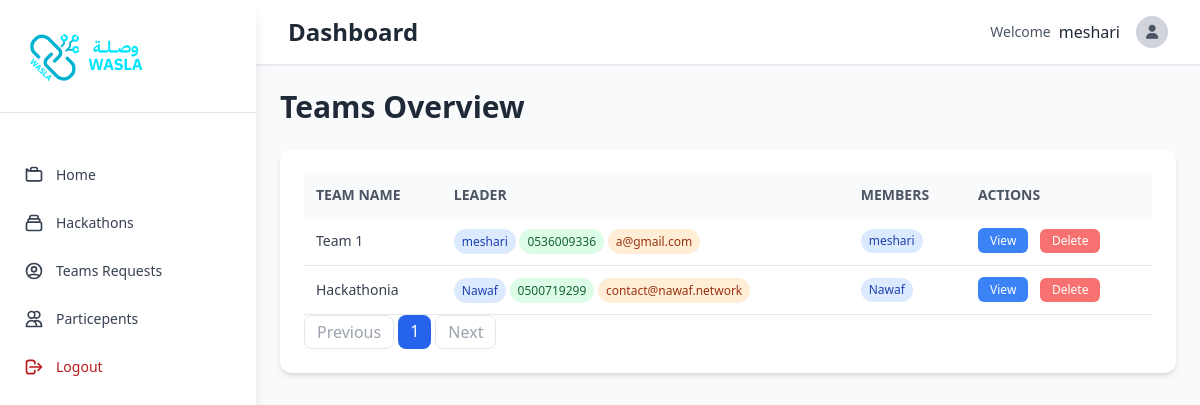
Page /dashboard/teams/1/1 (signed in) on the earlier database version.
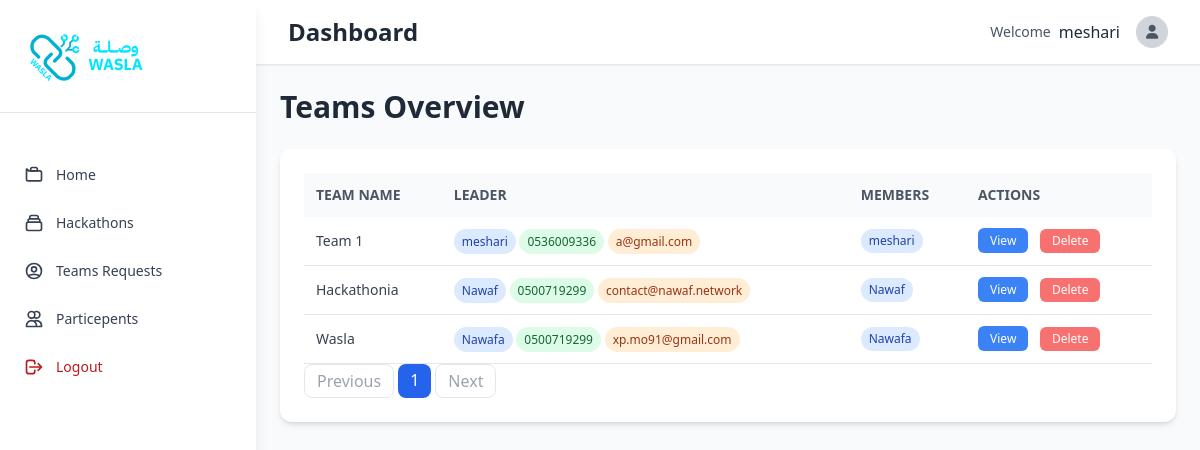
Same page on the later database version.
### dashboard/models.py (models this page shows, shortened)
class Team(models.Model):
    name = models.CharField(max_length=100)
    description = models.TextField()
    leader = models.ForeignKey(User, on_delete=models.CASCADE, related_name='team_leader')
    created_at = models.DateTimeField(auto_now_add=True)
    hackathon = models.ForeignKey(Hackathon, on_delete=models.CASCADE, related_name="hackathon_team")
    track = models.ForeignKey(HackathonTrack, on_delete=models.CASCADE, related_name="hackathon_team_track")
    status = models.CharField(choices=HackathonTeamStatusChoices.choices, max_length=100, default=HackathonTeamStatusChoices.WAITING)

class Profile(models.Model):
    user = models.OneToOneField(User, on_delete=models.CASCADE, related_name='user_profile')
    phone_number = models.CharField(max_length=15,null=True,blank=True)
    github = models.URLField(null=True,blank=True)
    portfolio = models.URLField(null=True,blank=True)
    behance = models.URLField(null=True,blank=True)
    discord = models.CharField(max_length=100,null=True,blank=True)
    skills = models.TextField(max_length=300,null=True, blank=True)
    bio = models.TextField(max_length=500,null=True, blank=True)
    country = models.CharField(max_length=100)
    city = models.CharField(max_length=100)
    linkedin = models.URLField(null=True,blank=True)
    role = models.CharField(max_length=100,null=True,blank=True)
    account_type = models.CharField(max_length=50, choices=ACCOUNT_CHOICES, default='personal')

class TeamMember(models.Model):
     member = models.ForeignKey(User, on_delete=models.CASCADE, related_name="team_member")
     team = models.ForeignKey(Team, on_delete=models.CASCADE, related_name="team_members")
     class Meta:
        unique_together = ('member', 'team')

### dashboard/views.py (the view, shortened to what this page needs)
# urls.py: path('teams/<hackathon_id>/<track_id>', views.dashboard_track_teams_view, name="dashboard_track_teams_view"),
def dashboard_track_teams_view(request:HttpRequest,hackathon_id:int, track_id:int):
    if not request.user.is_authenticated or not request.user.user_profile.account_type == 'organization':
        return redirect("accounting:accounting_signin")
    try:
        hackathon = models.Hackathon.objects.get(pk=hackathon_id)
        track = models.HackathonTrack.objects.get(pk=track_id)
        if not hackathon.organization == request.user:
            messages.error(request, f"Sorry ! you cannot access this page","bg-red-600")
            redirect_url = request.META.get("HTTP_REFERER")
            return redirect(f'{redirect_url}')
        hackathon_teams = hackathon.hackathon_team.filter(Q(status=models.HackathonTeamStatusChoices.ACCEPTED) and Q(track=track))
        if request.GET.get("search"):
            hackathon_teams = hackathon_teams.filter(name__contains=request.GET.get("search"))
        paginator = Paginator(hackathon_teams, 10)
        page_number = request.GET.get('page')
        page_obj = paginator.get_page(page_number)
        tracks = hackathon.hackathon_track.all()
        return render(request, 'teams.html',{
            "hackathon_teams":page_obj,
            "tracks":tracks
        })
    except models.Hackathon.DoesNotExist:
            messages.error(request, " hackathon not found !","bg-red-600")
            redirect_url = request.META.get("HTTP_REFERER", "dashboard:dashboard_hackathons_view")
            return redirect(f'{redirect_url}')
    except models.HackathonTrack.DoesNotExist:
            messages.error(request, " track not found !","bg-red-600")
            redirect_url = request.META.get("HTTP_REFERER", "dashboard:dashboard_hackathons_view")
            return redirect(f'{redirect_url}')

### dashboard/templates/teams.html (shortened to what this page needs)
{% extends 'base.html' %}
{% load static %}
{% block content %}
            <div class=" mx-auto p-6">
              <h1 class="text-3xl font-bold text-gray-800 mb-6">Teams Overview</h1>
                <div class="bg-white rounded-xl shadow-md p-6">
                <div class="overflow-x-auto">
                  <table class="w-full text-left border-collapse">
                  <thead>
                    <tr class="bg-gray-50 text-gray-600 text-sm uppercase">
                    <th class="p-3">Team Name</th>
                    <th class="p-3">Leader</th>
                    <th class="p-3">Members</th>
                    <th class="p-3">Actions</th>
                    </tr>
                  </thead>
                  <tbody class="text-gray-700 text-sm">
                    {% for team in hackathon_teams %}
                    <tr class="border-b hover:bg-gray-50">
                    <td class="p-3 font-medium">{{team.name}}</td>
                    <td class="p-3 p-2">
                      <span class="px-2 py-1 text-xs bg-blue-100 text-blue-800 rounded-full">{{team.leader.first_name}}</span>
                      <span class="px-2 py-1 text-xs bg-green-100 text-green-800 rounded-full">{{team.leader.user_profile.phone_number}}</span>
                      <span class="px-2 py-1 text-xs bg-orange-100 text-orange-800 rounded-full">{{team.leader.email}}</span>
                    </td>
                    <td class="p-3">
                    <div class="flex flex-wrap gap-1">
                      {% for member in team.team_members.all %}
                      <span class="px-2 py-1 text-xs bg-blue-100 text-blue-800 rounded-full">{{member.member.first_name}}</span>
                      {% endfor %}
                    </div>
                    </td>
                    <td class="p-3 space-x-2">
                      <a href="{% url 'dashboard:dashboard_team_details_view' team.id %}" class="px-3 py-1 text-xs bg-blue-500 text-white rounded-md hover:bg-blue-600">View</a>
                      <button  onclick="confirmDelete(event, '{% url 'dashboard:dashboard_delete_team_view' team.id %}')" class="px-3 py-1 text-xs bg-red-400 text-white rounded-md ">Delete</button>
                    </td>
                    </tr>
                    {% endfor %}
                  </tbody>
                  </table>
                </div>
                <div class="flex space-x-1">
                  {% if hackathon_teams.has_previous %}
                  <a href="?page={{ hackathon_teams.previous_page_number }}" class="px-3 py-1 rounded-lg border border-gray-200 text-gray-600 hover:bg-gray-50">Previous</a>
                  {% else %}
                  <span class="px-3 py-1 rounded-lg border border-gray-200 text-gray-400 cursor-not-allowed">Previous</span>
                  {% endif %}
                  {% for page_num in hackathon_teams.paginator.page_range %}
                  {% if hackathon_teams.number == page_num %}
                      <span class="px-3 py-1 rounded-lg bg-blue-600 text-white">{{ page_num }}</span>
                  {% else %}
                      <a href="?page={{ page_num }}" class="px-3 py-1 rounded-lg border border-gray-200 text-gray-600 hover:bg-gray-50">{{ page_num }}</a>
                  {% endif %}
                  {% endfor %}
                  {% if hackathon_teams.has_next %}
                  <a href="?page={{ hackathon_teams.next_page_number }}" class="px-3 py-1 rounded-lg border border-gray-200 text-gray-600 hover:bg-gray-50">Next</a>
                  {% else %}
                  <span class="px-3 py-1 rounded-lg border border-gray-200 text-gray-400 cursor-not-allowed">Next</span>
                  {% endif %}
              </div>
                </div>
            </div>
 {% endblock %}

Differences in the rows shown:
added Team: name "Wasla", leader.first_name "Nawafa", leader.user_profile.phone_number "0500719299", leader.email "xp.mo91@gmail.com"
added TeamMember: member.first_name "Nawafa", shown under "Wasla"
